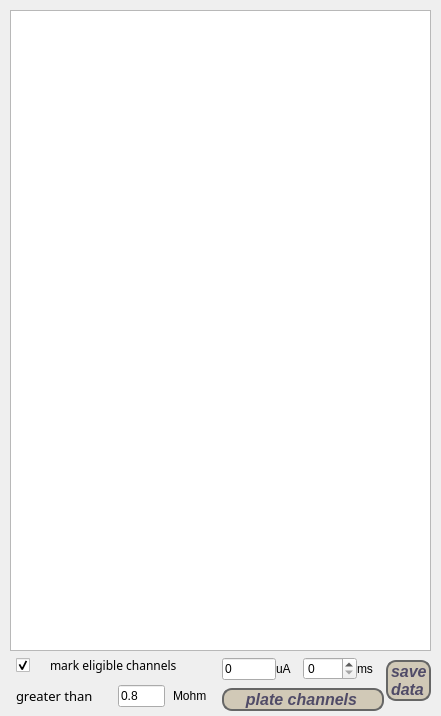
<?xml version="1.0" encoding="UTF-8"?>
<ui version="4.0">
 <class>dialog</class>
 <widget class="QDialog" name="dialog">
  <property name="geometry">
   <rect>
    <x>0</x>
    <y>0</y>
    <width>441</width>
    <height>716</height>
   </rect>
  </property>
  <property name="sizePolicy">
   <sizepolicy hsizetype="Preferred" vsizetype="Preferred">
    <horstretch>0</horstretch>
    <verstretch>0</verstretch>
   </sizepolicy>
  </property>
  <property name="windowTitle">
   <string>author----roomaker</string>
  </property>
  <property name="windowIcon">
   <iconset resource="icon.qrc">
    <normaloff>:/image/biomega.ico</normaloff>:/image/biomega.ico</iconset>
  </property>
  <widget class="QTableView" name="tableView">
   <property name="geometry">
    <rect>
     <x>10</x>
     <y>10</y>
     <width>421</width>
     <height>641</height>
    </rect>
   </property>
   <attribute name="verticalHeaderVisible">
    <bool>false</bool>
   </attribute>
  </widget>
  <widget class="QWidget" name="layoutWidget">
   <property name="geometry">
    <rect>
     <x>10</x>
     <y>650</y>
     <width>421</width>
     <height>61</height>
    </rect>
   </property>
   <layout class="QHBoxLayout" name="horizontalLayout_4">
    <property name="spacing">
     <number>2</number>
    </property>
    <item>
     <layout class="QVBoxLayout" name="verticalLayout">
      <property name="spacing">
       <number>0</number>
      </property>
      <item>
       <layout class="QHBoxLayout" name="horizontalLayout" stretch="1,5">
        <property name="leftMargin">
         <number>6</number>
        </property>
        <item>
         <widget class="QCheckBox" name="checkBox">
          <property name="text">
           <string/>
          </property>
          <property name="checked">
           <bool>true</bool>
          </property>
         </widget>
        </item>
        <item>
         <widget class="QLabel" name="label_2">
          <property name="font">
           <font>
            <family>Microsoft YaHei</family>
           </font>
          </property>
          <property name="text">
           <string>mark eligible channels</string>
          </property>
         </widget>
        </item>
       </layout>
      </item>
      <item>
       <layout class="QHBoxLayout" name="horizontalLayout_2" stretch="2,1,1">
        <property name="spacing">
         <number>8</number>
        </property>
        <property name="leftMargin">
         <number>6</number>
        </property>
        <item>
         <widget class="QLabel" name="label">
          <property name="font">
           <font>
            <family>Microsoft YaHei</family>
            <pointsize>10</pointsize>
            <weight>50</weight>
            <italic>false</italic>
            <bold>false</bold>
           </font>
          </property>
          <property name="layoutDirection">
           <enum>Qt::LeftToRight</enum>
          </property>
          <property name="text">
           <string>greater than</string>
          </property>
         </widget>
        </item>
        <item>
         <widget class="QLineEdit" name="lineEdit">
          <property name="inputMask">
           <string notr="true">#.#</string>
          </property>
          <property name="text">
           <string>0.8</string>
          </property>
         </widget>
        </item>
        <item>
         <widget class="QLabel" name="label_3">
          <property name="font">
           <font>
            <family>Microsoft YaHei UI</family>
           </font>
          </property>
          <property name="text">
           <string>Mohm</string>
          </property>
         </widget>
        </item>
       </layout>
      </item>
     </layout>
    </item>
    <item>
     <layout class="QVBoxLayout" name="verticalLayout_2">
      <property name="spacing">
       <number>0</number>
      </property>
      <item>
       <layout class="QHBoxLayout" name="horizontalLayout_3" stretch="2,1,2,1">
        <item>
         <widget class="QLineEdit" name="lineEdit_2">
          <property name="inputMask">
           <string/>
          </property>
          <property name="text">
           <string>0</string>
          </property>
          <property name="placeholderText">
           <string/>
          </property>
          <property name="clearButtonEnabled">
           <bool>false</bool>
          </property>
         </widget>
        </item>
        <item>
         <widget class="QLabel" name="label_4">
          <property name="text">
           <string>uA</string>
          </property>
         </widget>
        </item>
        <item>
         <widget class="QSpinBox" name="spinBox">
          <property name="maximum">
           <number>2000</number>
          </property>
          <property name="singleStep">
           <number>100</number>
          </property>
         </widget>
        </item>
        <item>
         <widget class="QLabel" name="label_5">
          <property name="text">
           <string>ms</string>
          </property>
         </widget>
        </item>
       </layout>
      </item>
      <item>
       <widget class="QPushButton" name="platebutton">
        <property name="layoutDirection">
         <enum>Qt::RightToLeft</enum>
        </property>
        <property name="styleSheet">
         <string notr="true">QPushButton {
    font-family: &quot;Microsoft YaHei&quot;;
    font-size: 16px;
    color: #504B67;
    font-style: italic;
    font-weight: bold;

    text-align: aligncenter;
    padding-left:3px;
    padding-top: 0px;

    border-style: solid;
    border-width: 2px;
    border-color: #666666;
    border-radius: 10px;

	border-top-left-radius: 10px;
	border-top-right-radius: 10px;
	border-bottom-left-radius: 10px;
	border-bottom-right-radius: 10px;
	border-radius: 10px;


    background-color: #D1C9B7;
    background-repeat: no-repeat;
    background-position: aligncenter;
}
QPushButton:hover{
	color:#FFF5EE;;
	border-color:#666666; 
    background-color: #D2B48C;
}
QPushButton:pressed{
	color: #504B67;
	border-color:#F4A460;
    background-color:#F0FFFF;
}</string>
        </property>
        <property name="text">
         <string>plate channels</string>
        </property>
        <property name="autoRepeat">
         <bool>false</bool>
        </property>
       </widget>
      </item>
     </layout>
    </item>
    <item>
     <widget class="QPushButton" name="savebutton">
      <property name="focusPolicy">
       <enum>Qt::StrongFocus</enum>
      </property>
      <property name="contextMenuPolicy">
       <enum>Qt::DefaultContextMenu</enum>
      </property>
      <property name="acceptDrops">
       <bool>false</bool>
      </property>
      <property name="styleSheet">
       <string notr="true">QPushButton {
    font-family: &quot;Microsoft YaHei&quot;;
    font-size: 16px;
    color: #504B67;
    font-style: italic;
    font-weight: bold;

    text-align: left center;
    padding-left:3px;
    padding-top: 0px;

    border-style: solid;
    border-width: 2px;
    border-color: #666666;
    border-radius: 10px;

	border-top-left-radius: 10px;
	border-top-right-radius: 10px;
	border-bottom-left-radius: 10px;
	border-bottom-right-radius: 10px;
	border-radius: 10px;


    background-color: #D1C9B7;
    background-repeat: no-repeat;
    background-position: aligncenter;
}
QPushButton:hover{
	color:#FFF5EE;;
	border-color:#666666; 
    background-color: #D2B48C;
}
QPushButton:pressed{
	color: #504B67;
	border-color:#F4A460;
    background-color:#F0FFFF;
}</string>
      </property>
      <property name="locale">
       <locale language="Chinese" country="China"/>
      </property>
      <property name="text">
       <string notr="true">save 
data </string>
      </property>
      <property name="checkable">
       <bool>false</bool>
      </property>
      <property name="autoDefault">
       <bool>true</bool>
      </property>
      <property name="default">
       <bool>false</bool>
      </property>
      <property name="flat">
       <bool>false</bool>
      </property>
     </widget>
    </item>
   </layout>
  </widget>
 </widget>
 <resources>
  <include location="icon.qrc"/>
 </resources>
 <connections/>
</ui>
